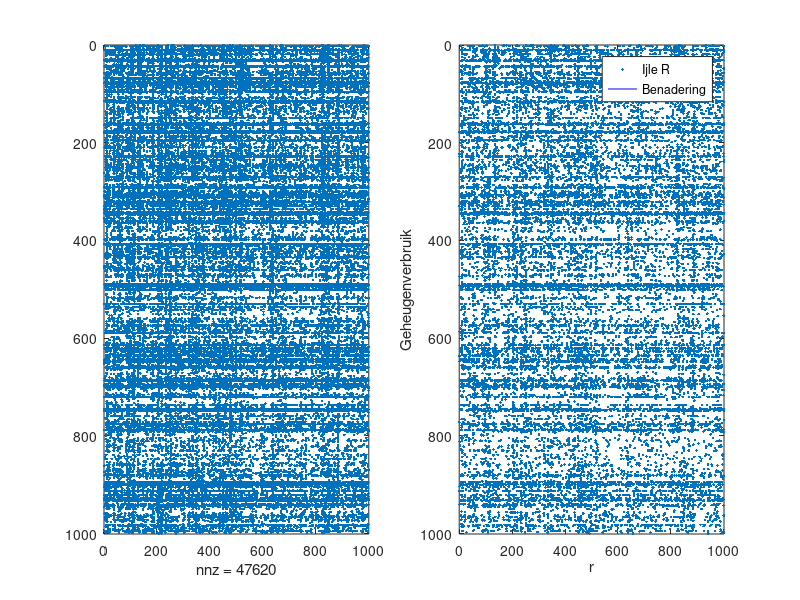

Here is the MATLAB script that generated this plot:
%%
% Opdracht 1
set(0, 'defaultFigurePosition', get(0, 'Screensize')); % Figuren vullen scherm
load('MovieLens_Subset.mat');
subplot(1,2,1)
spy(R(1:1000,1:1000))
subplot(1,2,2)
spy(T(1:1000,1:1000))
%%
% Opdracht 2
[m,n] = size(R);
ratings = nnz(R);
int_mem = 4;
double_mem = 8;
max_r = 500;
%
fprintf('Geheugenruimte full(R) : %i\n', m * n * double_mem)
%
size_sparse_naive = ratings * (int_mem * 2 + double_mem);
size_sparse = 12 * ratings + 4 * n;
fprintf('Geheugenruimte sparse(R) : %i\n', size_sparse)
%
fullR = full(R);
fprintf('Matlab zelf gebruikt respectievelijk %i en %i bytes.\n', whos('fullR').bytes, whos('R').bytes)
%
r = 1:max_r;
size_approx = (m + n) * double_mem * r;
snijpunt_r = size_sparse / ((m + n) * double_mem);
fprintf('Snijpunt in r = %i\n\n', snijpunt_r)
%
hold on
plot(r, repmat(size_sparse,1,max_r), 'b-')
plot(r, size_approx, 'r-')
plot(snijpunt_r, size_sparse, 'kp')
xlabel('r')
ylabel('Geheugenverbruik')
legend('Ijle R', 'Benadering', 'Location', 'northeast') 
%%
% Opdracht 3
